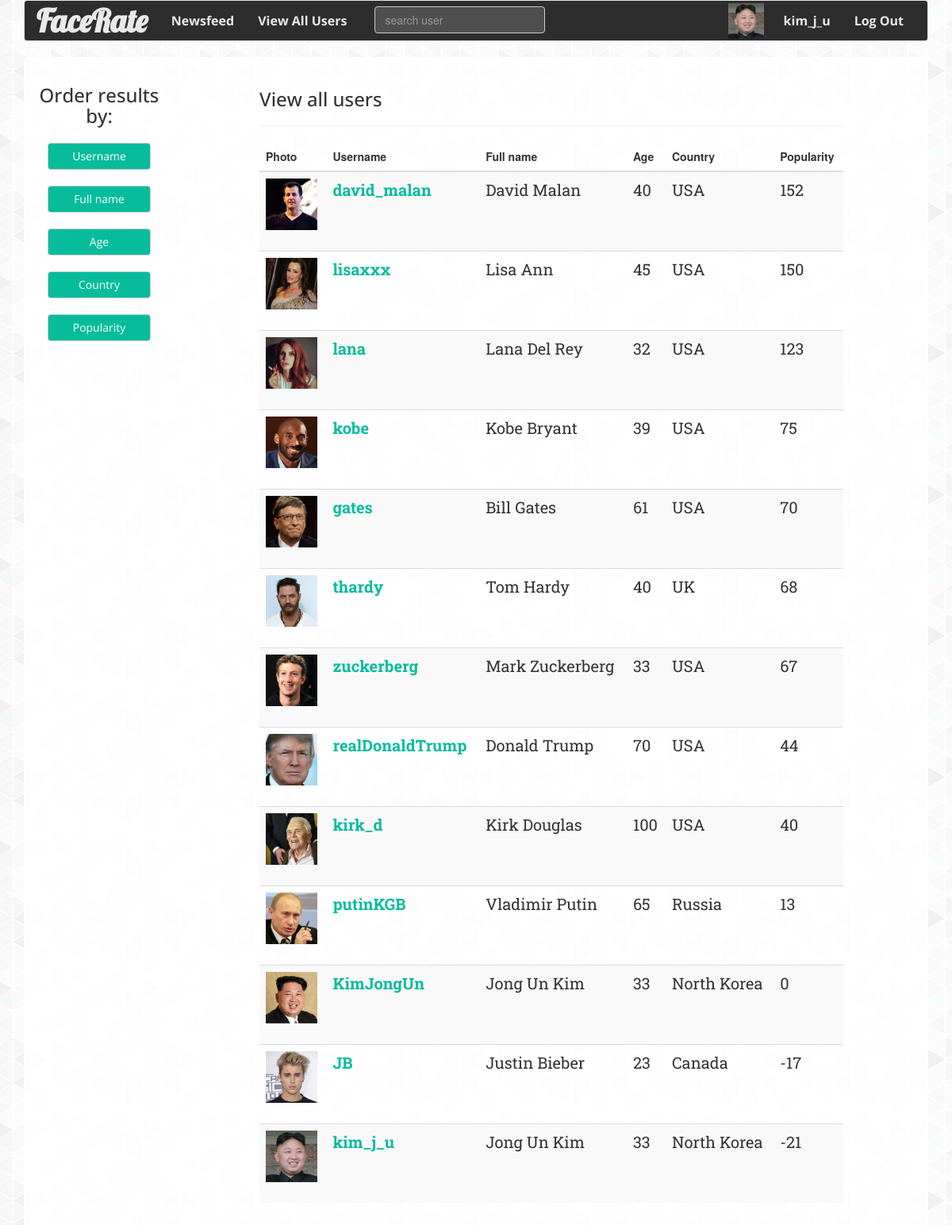
Screenshot of /user_popularity (signed in) with the database file from the repository.
### tables this page shows
CREATE TABLE 'users' ('id' INTEGER PRIMARY KEY AUTOINCREMENT NOT NULL, 'username' TEXT, 'password' TEXT, 'is_set' INTEGER DEFAULT 0,'firstname' TEXT,'lastname' TEXT, 'country' TEXT, 'age' INTEGER, 'about' TEXT, 'gender' TEXT, 'status' TEXT,'popularity' INTEGER DEFAULT 0, 'contact' TEXT, 'image' TEXT);

### application.py (the view)
@app.route("/user_popularity", methods=["POST", "GET"])
def user_popularity():
    users = db.execute("SELECT * FROM users WHERE id = :id", id = session["user_id"])
    users_popularity = db.execute("SELECT * FROM users ORDER BY popularity DESC")
    return render_template("all_users.html", user = users[0], users = users_popularity)

### templates/all_users.html (shortened to what this page needs)
{% extends "layout.html" %}
{% block main %}
    <div class="container-fluid">
        <div class="row">
            <div class="col-md-2">
                <div class="order">
                    <h3>Order results by: </h3>
                    <a href="{{ url_for('user_username') }}", method="post" class="btn btn-default">Username</a>
                    <a href="{{ url_for('user_fullname') }}", method="post" class="btn btn-default">Full name</a>
                    <a href="{{ url_for('user_age') }}", method="post" class="btn btn-default">Age</a>
                    <a href="{{ url_for('user_country') }}", method="post" class="btn btn-default">Country</a>
                    <a href="{{ url_for('user_popularity') }}", method="post" class="btn btn-default">Popularity</a>
                </div>
            </div>
            <div class="col-md-10" style="text-align: center;">
                <div class="wrap">
                    <h3>View all users</h3>
                    <hr>
                    <table class="table table-striped">
                        <thead>
                            <tr>
                                <th>Photo</th>
                                <th>Username</th>
                                <th>Full name</th>
                                <th>Age</th>
                                <th>Country</th>
                                <th>Popularity</th>
                            </tr>
                        </thead>
                        <tbody>
                            {% for user in users %}
                                <tr>
                                    <td><img class="avatar" src="{{ url_for('static', filename = user.image) }}"></img></td>
                                    <td><a class="username" href="{{ url_for('show_profile', username = user.username) }}">{{ user.username }}</a></td>
                                    <td>{{ user.firstname }} {{ user.lastname }}</td>
                                    <td>{{ user.age }}</td>
                                    <td>{{ user.country }}</td>
                                    <td>{{ user.popularity }}</td>
                                </tr>
                            {% endfor %}
                        </tbody>
                    </table>
                </div>
            </div>
        </div>
    </div>
{% endblock %}

### templates/layout.html (shortened to what this page needs)
<!DOCTYPE html>
<html lang="en">
	<head>
		<link href="https://maxcdn.bootstrapcdn.com/bootstrap/3.3.7/css/bootstrap.min.css" rel="stylesheet"/>
		<link href="/static/style.css" rel="stylesheet"/>
	</head>
	<body>
		<div class="container">
			<nav class="navbar navbar-default">
				<div class="container-fluid">
					<div class="navbar-header">
                        <a class="navbar-brand" href="{{ url_for('index') }}"><span class="header-text">FaceRate</span></a>
					</div>
					<div class="collapse navbar-collapse" id="navbar">
						{% if session.user_id %}
							<ul class="nav navbar-nav">
								<li><a href="{{ url_for('index') }}">Newsfeed</a></li>
                                <li><a href="{{ url_for('user_popularity') }}">View All Users</a></li>
                                <li>
                                	<form action="{{ url_for('search_user') }}" method="post" class="search">
                                		<input class="form-control" name="search" placeholder="search user" type="text"/>
                                	</form>
                                </li>
                            </ul>
                            <ul class="nav navbar-nav navbar-right">
                            	{% if user.is_set == 1 %}
                            	<li><img id="navbar_photo" src="{{ url_for('static', filename = user.image) }}"></img></li>
                                <li><a href="{{ url_for('profile') }}">{{ user.username }}</a></li>
                                {% endif %}
                                <li><a href="{{ url_for('logout') }}">Log Out</a></li>
                            </ul>
						{% endif %}
					</div>
				</div>
			</nav>
			<main>
                {% block main %}{% endblock %}
            </main>
		</div>
	</body>
</html>

### static/style.css (style rules this page uses)
body { background-image: url(pattern.png); background-repeat: repeat; background-attachment: fixed; }
main { background-color: rgba(255, 255, 255, 0.85); border-radius: 4px; }
a { text-decoration: none !important; color: #06bc9b; }
.navbar-default { background-color: #2d2d2d; }
.navbar-default a { font-family: 'Open Sans'; font-size: 16px; font-weight: bold; color: #E9E9E9 !important; }
.header-text { font-family: 'Lobster'; font-size: 40px; }
.btn-default { background-color: #06bc9b !important; color: white !important; }
.container { margin-left: auto; margin-right: auto; text-align: center; }
.navbar-default .navbar-brand .header-text { color: #E9E9E9; }
#navbar_photo { height: 45px; margin-right: 10px; margin-top: 3px; }
main img { max-width: 100%; }
.table td { height: 100px; text-align: left; font-size: 20px; font-family: 'Roboto Slab'; }
.avatar { max-height: 65px; }
.order { margin-top: 35px; font-family: 'Open Sans'; }
.order a { margin: 10px; width: 130px; }
.wrap { display: inline-block; margin: 20px 0px; width: 80%; height: auto; min-height: 500px; }
.wrap h3 { font-family: 'Open Sans'; text-align: left; }
.search { display: inline-block; }
.search input { background-color: #4f4f4f; color: white; margin-top: 7px; margin-left: 20px; }
.username { font-weight: bold; }

### rows the page displays
users: image (picture), username "kim_j_u", firstname "Jong Un", lastname "Kim", age "33", country "North Korea", popularity "-21"
users: image (picture), username "david_malan", firstname "David", lastname "Malan", age "40", country "USA", popularity "152"
users: image (picture), username "lisaxxx", firstname "Lisa", lastname "Ann", age "45", country "USA", popularity "150"
users: image (picture), username "lana", firstname "Lana", lastname "Del Rey", age "32", country "USA", popularity "123"
users: image (picture), username "kobe", firstname "Kobe", lastname "Bryant", age "39", country "USA", popularity "75"
users: image (picture), username "gates", firstname "Bill", lastname "Gates", age "61", country "USA", popularity "70"
users: image (picture), username "thardy", firstname "Tom", lastname "Hardy", age "40", country "UK", popularity "68"
users: image (picture), username "zuckerberg", firstname "Mark", lastname "Zuckerberg", age "33", country "USA", popularity "67"
users: image (picture), username "realDonaldTrump", firstname "Donald", lastname "Trump", age "70", country "USA", popularity "44"
users: image (picture), username "kirk_d", firstname "Kirk", lastname "Douglas", age "100", country "USA", popularity "40"
users: image (picture), username "putinKGB", firstname "Vladimir", lastname "Putin", age "65", country "Russia", popularity "13"
users: image (picture), username "KimJongUn", firstname "Jong Un", lastname "Kim", age "33", country "North Korea", popularity "0"
users: image (picture), username "JB", firstname "Justin", lastname "Bieber", age "23", country "Canada", popularity "-17"
